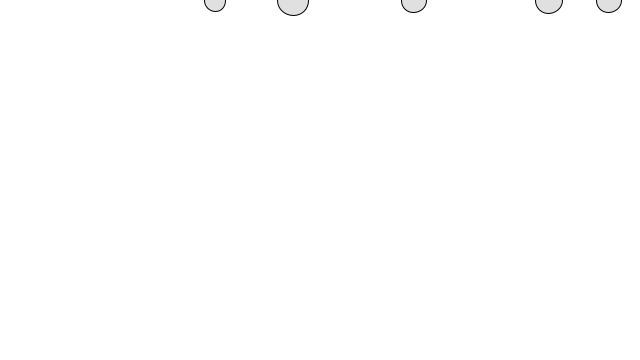
Frame 1 (no input)
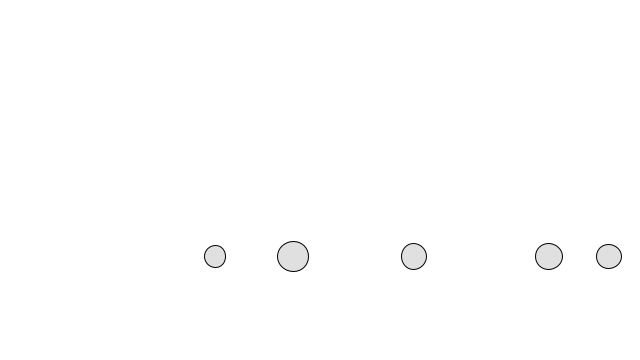
Frame 60 (the mouse pressed at the canvas centre just before this capture)
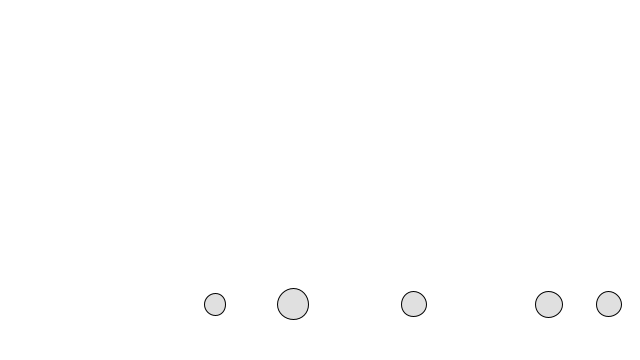
Frame 120 (the mouse held since frame 60 and released just before this capture)

The Processing sketch that drew these frames (run headless with seeded random() and noise(); from frame 60 on, the mouse is pressed at the canvas centre):

// Processing sketch: friction
// ── friction.pde
//the direction of friction is opposite to the velocity
//so
//PVector friction = velocity.copy();
//friction.normalize();
//friction.mult(-1);   this is the direction of the friction
//friction.mult(c);    c is a constant number


Mover[] movers;

void setup() {
  size(640, 360);

  movers = new Mover[5];
  for (int i = 0; i < movers.length; i++)
  {
    movers[i] = new Mover();
  }
}

void draw() {

  background(255);

  for (Mover m : movers) {

    PVector gravity = new PVector(0, 0.3);
    gravity.mult(m.mass);//simulate gravity, every ball falls in the same way
    m.applyForce(gravity);

    //let's apply friction
    if (mousePressed) {
      PVector friction = m.velocity.copy();
      friction.normalize();
      friction.mult(-1);
      float c = 0.01;
      friction.mult(c);
      m.applyForce(friction);
    }

    m.update();
    m.edges();
    m.display();
  }
}

class Mover {

  PVector location;
  PVector velocity;
  PVector acceleration;
  float mass;

  Mover() {

    location = new PVector(random(width), 0);
    velocity = new PVector(0, 0);
    acceleration = new PVector(0, 0);
    mass = random(1, 2);
  }


  //Newton's 2md law with mass
  void applyForce(PVector force) {

    PVector f = PVector.div(force, mass);
    //in this way,every time we copy the force and then divide it
    //if we write" force.div(miss); "
    //the same force will be divided again and again


    //acceleration = f; // if we write it like this, we can't apply two or more forces
    acceleration.add(f);
  }


  void update() {

    velocity.add(acceleration);
    location.add(velocity);
    velocity.limit(10);
    acceleration.mult(0);
  }

  void edges() {

    if (location.x + 20 > width) {
      location.x  = width - 20;
      velocity.x = -velocity.x;
    } else if (location.x < 20) {

      velocity.x *= -1;
      location.x = 0;
    }

    if (location.y + 20>height) {
      location.y  =height -20;
      velocity.y = -velocity.y;
    }
  }


  void display() {

    fill(175, 100);
    stroke(0);
    ellipse(location.x, location.y, mass*20, mass*20);
  }
}
